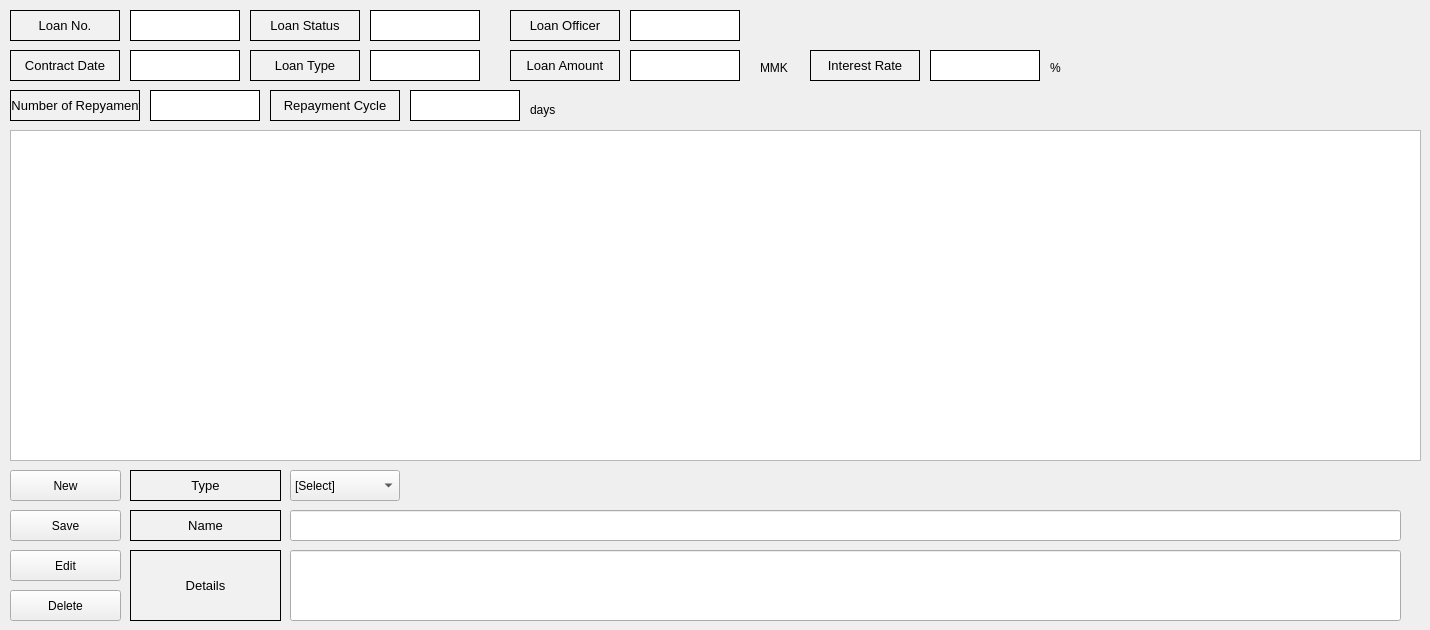
    <widget class="QWidget" name="tab_4">
     <attribute name="title">
      <string>Collateral Management</string>
     </attribute>
     <widget class="QLabel" name="collateralLoanNumber">
      <property name="geometry">
       <rect>
        <x>130</x>
        <y>10</y>
        <width>110</width>
        <height>31</height>
       </rect>
      </property>
      <property name="minimumSize">
       <size>
        <width>110</width>
        <height>0</height>
       </size>
      </property>
      <property name="maximumSize">
       <size>
        <width>110</width>
        <height>16777215</height>
       </size>
      </property>
      <property name="styleSheet">
       <string notr="true">background-color:rgb(255, 255, 255)
</string>
      </property>
      <property name="frameShape">
       <enum>QFrame::Box</enum>
      </property>
      <property name="text">
       <string/>
      </property>
     </widget>
     <widget class="QLabel" name="label_74">
      <property name="geometry">
       <rect>
        <x>10</x>
        <y>10</y>
        <width>110</width>
        <height>31</height>
       </rect>
      </property>
      <property name="minimumSize">
       <size>
        <width>110</width>
        <height>0</height>
       </size>
      </property>
      <property name="maximumSize">
       <size>
        <width>110</width>
        <height>16777215</height>
       </size>
      </property>
      <property name="font">
       <font>
        <pointsize>10</pointsize>
       </font>
      </property>
      <property name="styleSheet">
       <string notr="true">background-color:rgb(241, 241, 241)</string>
      </property>
      <property name="frameShape">
       <enum>QFrame::Box</enum>
      </property>
      <property name="text">
       <string>Loan No.</string>
      </property>
      <property name="alignment">
       <set>Qt::AlignCenter</set>
      </property>
     </widget>
     <widget class="QLabel" name="collateralLoanAmount">
      <property name="geometry">
       <rect>
        <x>630</x>
        <y>50</y>
        <width>110</width>
        <height>31</height>
       </rect>
      </property>
      <property name="minimumSize">
       <size>
        <width>110</width>
        <height>0</height>
       </size>
      </property>
      <property name="maximumSize">
       <size>
        <width>110</width>
        <height>16777215</height>
       </size>
      </property>
      <property name="styleSheet">
       <string notr="true">background-color:rgb(255, 255, 255)
</string>
      </property>
      <property name="frameShape">
       <enum>QFrame::Box</enum>
      </property>
      <property name="text">
       <string/>
      </property>
     </widget>
     <widget class="QLabel" name="label_76">
      <property name="geometry">
       <rect>
        <x>510</x>
        <y>10</y>
        <width>110</width>
        <height>31</height>
       </rect>
      </property>
      <property name="minimumSize">
       <size>
        <width>110</width>
        <height>0</height>
       </size>
      </property>
      <property name="maximumSize">
       <size>
        <width>110</width>
        <height>16777215</height>
       </size>
      </property>
      <property name="font">
       <font>
        <pointsize>10</pointsize>
       </font>
      </property>
      <property name="styleSheet">
       <string notr="true">background-color:rgb(241, 241, 241)</string>
      </property>
      <property name="frameShape">
       <enum>QFrame::Box</enum>
      </property>
      <property name="text">
       <string>Loan Officer</string>
      </property>
      <property name="alignment">
       <set>Qt::AlignCenter</set>
      </property>
     </widget>
     <widget class="QLabel" name="label_77">
      <property name="geometry">
       <rect>
        <x>810</x>
        <y>50</y>
        <width>110</width>
        <height>31</height>
       </rect>
      </property>
      <property name="minimumSize">
       <size>
        <width>110</width>
        <height>0</height>
       </size>
      </property>
      <property name="maximumSize">
       <size>
        <width>110</width>
        <height>16777215</height>
       </size>
      </property>
      <property name="font">
       <font>
        <pointsize>10</pointsize>
       </font>
      </property>
      <property name="styleSheet">
       <string notr="true">background-color:rgb(241, 241, 241)</string>
      </property>
      <property name="frameShape">
       <enum>QFrame::Box</enum>
      </property>
      <property name="text">
       <string>Interest Rate</string>
      </property>
      <property name="alignment">
       <set>Qt::AlignCenter</set>
      </property>
     </widget>
     <widget class="QLabel" name="label_79">
      <property name="geometry">
       <rect>
        <x>760</x>
        <y>60</y>
        <width>41</width>
        <height>16</height>
       </rect>
      </property>
      <property name="text">
       <string>MMK</string>
      </property>
     </widget>
     <widget class="QLabel" name="collateralInterestRate">
      <property name="geometry">
       <rect>
        <x>930</x>
        <y>50</y>
        <width>110</width>
        <height>31</height>
       </rect>
      </property>
      <property name="minimumSize">
       <size>
        <width>110</width>
        <height>0</height>
       </size>
      </property>
      <property name="maximumSize">
       <size>
        <width>110</width>
        <height>16777215</height>
       </size>
      </property>
      <property name="styleSheet">
       <string notr="true">background-color:rgb(255, 255, 255)
</string>
      </property>
      <property name="frameShape">
       <enum>QFrame::Box</enum>
      </property>
      <property name="text">
       <string/>
      </property>
     </widget>
     <widget class="QLabel" name="label_81">
      <property name="geometry">
       <rect>
        <x>510</x>
        <y>50</y>
        <width>110</width>
        <height>31</height>
       </rect>
      </property>
      <property name="minimumSize">
       <size>
        <width>110</width>
        <height>0</height>
       </size>
      </property>
      <property name="maximumSize">
       <size>
        <width>110</width>
        <height>16777215</height>
       </size>
      </property>
      <property name="font">
       <font>
        <pointsize>10</pointsize>
       </font>
      </property>
      <property name="styleSheet">
       <string notr="true">background-color:rgb(241, 241, 241)</string>
      </property>
      <property name="frameShape">
       <enum>QFrame::Box</enum>
      </property>
      <property name="text">
       <string>Loan Amount</string>
      </property>
      <property name="alignment">
       <set>Qt::AlignCenter</set>
      </property>
     </widget>
     <widget class="QLabel" name="label_84">
      <property name="geometry">
       <rect>
        <x>10</x>
        <y>50</y>
        <width>110</width>
        <height>31</height>
       </rect>
      </property>
      <property name="minimumSize">
       <size>
        <width>110</width>
        <height>0</height>
       </size>
      </property>
      <property name="maximumSize">
       <size>
        <width>110</width>
        <height>16777215</height>
       </size>
      </property>
      <property name="font">
       <font>
        <pointsize>10</pointsize>
       </font>
      </property>
      <property name="styleSheet">
       <string notr="true">background-color:rgb(241, 241, 241)</string>
      </property>
      <property name="frameShape">
       <enum>QFrame::Box</enum>
      </property>
      <property name="text">
       <string>Contract Date</string>
      </property>
      <property name="alignment">
       <set>Qt::AlignCenter</set>
      </property>
     </widget>
     <widget class="QLabel" name="label_86">
      <property name="geometry">
       <rect>
        <x>250</x>
        <y>10</y>
        <width>110</width>
        <height>31</height>
       </rect>
      </property>
      <property name="minimumSize">
       <size>
        <width>110</width>
        <height>0</height>
       </size>
      </property>
      <property name="maximumSize">
       <size>
        <width>110</width>
        <height>16777215</height>
       </size>
      </property>
      <property name="font">
       <font>
        <pointsize>10</pointsize>
       </font>
      </property>
      <property name="styleSheet">
       <string notr="true">background-color:rgb(241, 241, 241)</string>
      </property>
      <property name="frameShape">
       <enum>QFrame::Box</enum>
      </property>
      <property name="text">
       <string>Loan Status</string>
      </property>
      <property name="alignment">
       <set>Qt::AlignCenter</set>
      </property>
     </widget>
     <widget class="QLabel" name="collateralContractDate">
      <property name="geometry">
       <rect>
        <x>130</x>
        <y>50</y>
        <width>110</width>
        <height>31</height>
       </rect>
      </property>
      <property name="minimumSize">
       <size>
        <width>110</width>
        <height>0</height>
       </size>
      </property>
      <property name="maximumSize">
       <size>
        <width>110</width>
        <height>16777215</height>
       </size>
      </property>
      <property name="styleSheet">
       <string notr="true">background-color:rgb(255, 255, 255)
</string>
      </property>
      <property name="frameShape">
       <enum>QFrame::Box</enum>
      </property>
      <property name="text">
       <string/>
      </property>
     </widget>
     <widget class="QLabel" name="label_91">
      <property name="geometry">
       <rect>
        <x>250</x>
        <y>50</y>
        <width>110</width>
        <height>31</height>
       </rect>
      </property>
      <property name="minimumSize">
       <size>
        <width>110</width>
        <height>0</height>
       </size>
      </property>
      <property name="maximumSize">
       <size>
        <width>110</width>
        <height>16777215</height>
       </size>
      </property>
      <property name="font">
       <font>
        <pointsize>10</pointsize>
       </font>
      </property>
      <property name="styleSheet">
       <string notr="true">background-color:rgb(241, 241, 241)</string>
      </property>
      <property name="frameShape">
       <enum>QFrame::Box</enum>
      </property>
      <property name="text">
       <string>Loan Type</string>
      </property>
      <property name="alignment">
       <set>Qt::AlignCenter</set>
      </property>
     </widget>
     <widget class="QLabel" name="label_93">
      <property name="geometry">
       <rect>
        <x>1050</x>
        <y>60</y>
        <width>16</width>
        <height>16</height>
       </rect>
      </property>
      <property name="text">
       <string>%</string>
      </property>
     </widget>
     <widget class="QLabel" name="collateralLoanStatus">
      <property name="geometry">
       <rect>
        <x>370</x>
        <y>10</y>
        <width>110</width>
        <height>31</height>
       </rect>
      </property>
      <property name="minimumSize">
       <size>
        <width>110</width>
        <height>0</height>
       </size>
      </property>
      <property name="maximumSize">
       <size>
        <width>110</width>
        <height>16777215</height>
       </size>
      </property>
      <property name="styleSheet">
       <string notr="true">background-color:rgb(255, 255, 255)
</string>
      </property>
      <property name="frameShape">
       <enum>QFrame::Box</enum>
      </property>
      <property name="text">
       <string/>
      </property>
     </widget>
     <widget class="QLabel" name="collateralLoanType">
      <property name="geometry">
       <rect>
        <x>370</x>
        <y>50</y>
        <width>110</width>
        <height>31</height>
       </rect>
      </property>
      <property name="minimumSize">
       <size>
        <width>110</width>
        <height>0</height>
       </size>
      </property>
      <property name="maximumSize">
       <size>
        <width>110</width>
        <height>16777215</height>
       </size>
      </property>
      <property name="styleSheet">
       <string notr="true">background-color:rgb(255, 255, 255)
</string>
      </property>
      <property name="frameShape">
       <enum>QFrame::Box</enum>
      </property>
      <property name="text">
       <string/>
      </property>
     </widget>
     <widget class="QLabel" name="collateralLoanOfficer">
      <property name="geometry">
       <rect>
        <x>630</x>
        <y>10</y>
        <width>110</width>
        <height>31</height>
       </rect>
      </property>
      <property name="minimumSize">
       <size>
        <width>110</width>
        <height>0</height>
       </size>
      </property>
      <property name="maximumSize">
       <size>
        <width>110</width>
        <height>16777215</height>
       </size>
      </property>
      <property name="styleSheet">
       <string notr="true">background-color:rgb(255, 255, 255)
</string>
      </property>
      <property name="frameShape">
       <enum>QFrame::Box</enum>
      </property>
      <property name="text">
       <string/>
      </property>
     </widget>
     <widget class="QLineEdit" name="collateralDetails">
      <property name="geometry">
       <rect>
        <x>290</x>
        <y>550</y>
        <width>1111</width>
        <height>71</height>
       </rect>
      </property>
      <property name="styleSheet">
       <string notr="true"/>
      </property>
     </widget>
     <widget class="QLabel" name="label_110">
      <property name="geometry">
       <rect>
        <x>130</x>
        <y>550</y>
        <width>151</width>
        <height>71</height>
       </rect>
      </property>
      <property name="font">
       <font>
        <pointsize>10</pointsize>
       </font>
      </property>
      <property name="styleSheet">
       <string notr="true">background-color:rgb(241, 241, 241)</string>
      </property>
      <property name="frameShape">
       <enum>QFrame::Box</enum>
      </property>
      <property name="text">
       <string>Details</string>
      </property>
      <property name="alignment">
       <set>Qt::AlignCenter</set>
      </property>
     </widget>
     <widget class="QPushButton" name="collateralNewButton">
      <property name="geometry">
       <rect>
        <x>10</x>
        <y>470</y>
        <width>111</width>
        <height>31</height>
       </rect>
      </property>
      <property name="text">
       <string>New</string>
      </property>
     </widget>
     <widget class="QLineEdit" name="collateralName">
      <property name="geometry">
       <rect>
        <x>290</x>
        <y>510</y>
        <width>1111</width>
        <height>31</height>
       </rect>
      </property>
     </widget>
     <widget class="QPushButton" name="collateralSaveButton">
      <property name="geometry">
       <rect>
        <x>10</x>
        <y>510</y>
        <width>111</width>
        <height>31</height>
       </rect>
      </property>
      <property name="text">
       <string>Save</string>
      </property>
     </widget>
     <widget class="QLabel" name="label_115">
      <property name="geometry">
       <rect>
        <x>130</x>
        <y>510</y>
        <width>151</width>
        <height>31</height>
       </rect>
      </property>
      <property name="font">
       <font>
        <pointsize>10</pointsize>
       </font>
      </property>
      <property name="styleSheet">
       <string notr="true">background-color:rgb(241, 241, 241)</string>
      </property>
      <property name="frameShape">
       <enum>QFrame::Box</enum>
      </property>
      <property name="text">
       <string>Name</string>
      </property>
      <property name="alignment">
       <set>Qt::AlignCenter</set>
      </property>
     </widget>
     <widget class="QPushButton" name="collateralDeleteButton">
      <property name="geometry">
       <rect>
        <x>10</x>
        <y>590</y>
        <width>111</width>
        <height>31</height>
       </rect>
      </property>
      <property name="text">
       <string>Delete</string>
      </property>
     </widget>
     <widget class="QPushButton" name="collateralEditButton">
      <property name="geometry">
       <rect>
        <x>10</x>
        <y>550</y>
        <width>111</width>
        <height>31</height>
       </rect>
      </property>
      <property name="text">
       <string>Edit</string>
      </property>
     </widget>
     <widget class="QLabel" name="label_107">
      <property name="geometry">
       <rect>
        <x>130</x>
        <y>470</y>
        <width>151</width>
        <height>31</height>
       </rect>
      </property>
      <property name="font">
       <font>
        <pointsize>10</pointsize>
       </font>
      </property>
      <property name="styleSheet">
       <string notr="true">background-color:rgb(241, 241, 241)</string>
      </property>
      <property name="frameShape">
       <enum>QFrame::Box</enum>
      </property>
      <property name="text">
       <string>Type</string>
      </property>
      <property name="alignment">
       <set>Qt::AlignCenter</set>
      </property>
     </widget>
     <widget class="QComboBox" name="collateralType">
      <property name="geometry">
       <rect>
        <x>290</x>
        <y>470</y>
        <width>110</width>
        <height>31</height>
       </rect>
      </property>
      <property name="minimumSize">
       <size>
        <width>110</width>
        <height>0</height>
       </size>
      </property>
      <property name="maximumSize">
       <size>
        <width>110</width>
        <height>16777215</height>
       </size>
      </property>
      <property name="layoutDirection">
       <enum>Qt::LeftToRight</enum>
      </property>
      <item>
       <property name="text">
        <string>[Select]</string>
       </property>
      </item>
      <item>
       <property name="text">
        <string>부동산</string>
       </property>
      </item>
      <item>
       <property name="text">
        <string>전,월세</string>
       </property>
      </item>
      <item>
       <property name="text">
        <string>자동차</string>
       </property>
      </item>
     </widget>
     <widget class="QTableView" name="collateralTable">
      <property name="geometry">
       <rect>
        <x>10</x>
        <y>130</y>
        <width>1411</width>
        <height>331</height>
       </rect>
      </property>
     </widget>
     <widget class="QLabel" name="label_43">
      <property name="geometry">
       <rect>
        <x>10</x>
        <y>90</y>
        <width>130</width>
        <height>31</height>
       </rect>
      </property>
      <property name="minimumSize">
       <size>
        <width>130</width>
        <height>0</height>
       </size>
      </property>
      <property name="maximumSize">
       <size>
        <width>130</width>
        <height>16777215</height>
       </size>
      </property>
      <property name="font">
       <font>
        <pointsize>10</pointsize>
       </font>
      </property>
      <property name="styleSheet">
       <string notr="true">background-color:rgb(241, 241, 241)</string>
      </property>
      <property name="frameShape">
       <enum>QFrame::Box</enum>
      </property>
      <property name="text">
       <string> Number of Repyament</string>
      </property>
      <property name="alignment">
       <set>Qt::AlignCenter</set>
      </property>
     </widget>
     <widget class="QLabel" name="label_39">
      <property name="geometry">
       <rect>
        <x>270</x>
        <y>90</y>
        <width>130</width>
        <height>31</height>
       </rect>
      </property>
      <property name="minimumSize">
       <size>
        <width>130</width>
        <height>0</height>
       </size>
      </property>
      <property name="maximumSize">
       <size>
        <width>130</width>
        <height>16777215</height>
       </size>
      </property>
      <property name="font">
       <font>
        <pointsize>10</pointsize>
       </font>
      </property>
      <property name="styleSheet">
       <string notr="true">background-color:rgb(241, 241, 241)</string>
      </property>
      <property name="frameShape">
       <enum>QFrame::Box</enum>
      </property>
      <property name="text">
       <string>Repayment Cycle</string>
      </property>
      <property name="alignment">
       <set>Qt::AlignCenter</set>
      </property>
     </widget>
     <widget class="QLabel" name="collateralRepaymentCycle">
      <property name="geometry">
       <rect>
        <x>410</x>
        <y>90</y>
        <width>110</width>
        <height>31</height>
       </rect>
      </property>
      <property name="minimumSize">
       <size>
        <width>110</width>
        <height>0</height>
       </size>
      </property>
      <property name="maximumSize">
       <size>
        <width>110</width>
        <height>16777215</height>
       </size>
      </property>
      <property name="styleSheet">
       <string notr="true">background-color:rgb(255, 255, 255)
</string>
      </property>
      <property name="frameShape">
       <enum>QFrame::Box</enum>
      </property>
      <property name="text">
       <string/>
      </property>
     </widget>
     <widget class="QLabel" name="collateralNumberOfRepayment">
      <property name="geometry">
       <rect>
        <x>150</x>
        <y>90</y>
        <width>110</width>
        <height>31</height>
       </rect>
      </property>
      <property name="minimumSize">
       <size>
        <width>110</width>
        <height>0</height>
       </size>
      </property>
      <property name="maximumSize">
       <size>
        <width>110</width>
        <height>16777215</height>
       </size>
      </property>
      <property name="styleSheet">
       <string notr="true">background-color:rgb(255, 255, 255)
</string>
      </property>
      <property name="frameShape">
       <enum>QFrame::Box</enum>
      </property>
      <property name="text">
       <string/>
      </property>
     </widget>
     <widget class="QLabel" name="label_137">
      <property name="geometry">
       <rect>
        <x>530</x>
        <y>100</y>
        <width>31</width>
        <height>20</height>
       </rect>
      </property>
      <property name="text">
       <string>days</string>
      </property>
     </widget>
    </widget>
